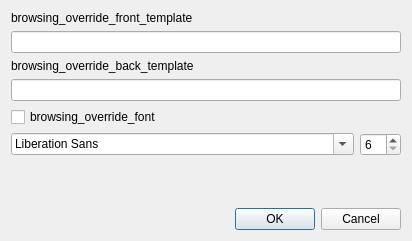
<?xml version="1.0" encoding="UTF-8"?>
<ui version="4.0">
 <class>Dialog</class>
 <widget class="QDialog" name="Dialog">
  <property name="geometry">
   <rect>
    <x>0</x>
    <y>0</y>
    <width>412</width>
    <height>241</height>
   </rect>
  </property>
  <property name="windowTitle">
   <string>browsing_browser_appearance</string>
  </property>
  <layout class="QVBoxLayout" name="verticalLayout">
   <item>
    <widget class="QLabel" name="label">
     <property name="text">
      <string>browsing_override_front_template</string>
     </property>
    </widget>
   </item>
   <item>
    <widget class="QLineEdit" name="qfmt"/>
   </item>
   <item>
    <widget class="QLabel" name="label_2">
     <property name="text">
      <string>browsing_override_back_template</string>
     </property>
    </widget>
   </item>
   <item>
    <widget class="QLineEdit" name="afmt"/>
   </item>
   <item>
    <widget class="QCheckBox" name="overrideFont">
     <property name="text">
      <string>browsing_override_font</string>
     </property>
    </widget>
   </item>
   <item>
    <layout class="QHBoxLayout" name="horizontalLayout">
     <item>
      <widget class="QFontComboBox" name="font">
       <property name="sizePolicy">
        <sizepolicy hsizetype="Preferred" vsizetype="Fixed">
         <horstretch>5</horstretch>
         <verstretch>0</verstretch>
        </sizepolicy>
       </property>
      </widget>
     </item>
     <item>
      <widget class="QSpinBox" name="fontSize">
       <property name="minimum">
        <number>6</number>
       </property>
      </widget>
     </item>
    </layout>
   </item>
   <item>
    <spacer name="verticalSpacer">
     <property name="orientation">
      <enum>Qt::Vertical</enum>
     </property>
     <property name="sizeHint" stdset="0">
      <size>
       <width>20</width>
       <height>40</height>
      </size>
     </property>
    </spacer>
   </item>
   <item>
    <widget class="QDialogButtonBox" name="buttonBox">
     <property name="orientation">
      <enum>Qt::Horizontal</enum>
     </property>
     <property name="standardButtons">
      <set>QDialogButtonBox::Cancel|QDialogButtonBox::Ok</set>
     </property>
    </widget>
   </item>
  </layout>
 </widget>
 <tabstops>
  <tabstop>qfmt</tabstop>
  <tabstop>afmt</tabstop>
  <tabstop>font</tabstop>
  <tabstop>fontSize</tabstop>
  <tabstop>buttonBox</tabstop>
 </tabstops>
 <resources/>
 <connections>
  <connection>
   <sender>buttonBox</sender>
   <signal>accepted()</signal>
   <receiver>Dialog</receiver>
   <slot>accept()</slot>
   <hints>
    <hint type="sourcelabel">
     <x>248</x>
     <y>254</y>
    </hint>
    <hint type="destinationlabel">
     <x>157</x>
     <y>274</y>
    </hint>
   </hints>
  </connection>
  <connection>
   <sender>buttonBox</sender>
   <signal>rejected()</signal>
   <receiver>Dialog</receiver>
   <slot>reject()</slot>
   <hints>
    <hint type="sourcelabel">
     <x>316</x>
     <y>260</y>
    </hint>
    <hint type="destinationlabel">
     <x>286</x>
     <y>274</y>
    </hint>
   </hints>
  </connection>
 </connections>
</ui>
